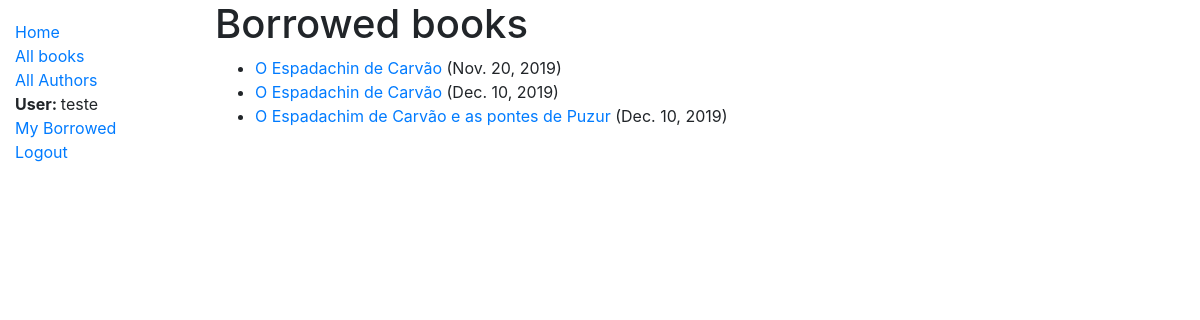
/catalog/mybooks/ (signed in), run on the app's committed database.
### catalog/models.py (models this page shows, shortened)
class BookInstance(models.Model):
    id = models.UUIDField(primary_key=True, default=uuid.uuid4, help_text='Unique ID for this particular book across whole library')
    book = models.ForeignKey('Book', on_delete=models.SET_NULL, null=True)
    imprint = models.CharField(max_length=200)
    due_back = models.DateField(null=True, blank=True)
    LOAN_STATUS = (
        ('m', 'Maintenance'),
        ('o', 'On loan'),
        ('a', 'Available'),
        ('r', 'Reserved'),
    )
    status = models.CharField(
        max_length=1,
        choices=LOAN_STATUS,
        blank=True,
        default='m',
        help_text='Book availability',
    )
    borrower = models.ForeignKey(User, on_delete=models.SET_NULL, null=True, blank=True)
    @property
    def is_overdue(self):
        if self.due_back and date.today() > self.due_back:
            return True
        return False
    class Meta:
        ordering = ['due_back']
        permissions = (("can_mark_returned", "Set book as returned"),)

class Book(models.Model):
    title = models.CharField(max_length=200)
    author = models.ForeignKey('Author', on_delete=models.SET_NULL, null=True)
    summary = models.TextField(max_length=1000, help_text='Enter a brief description of the book')
    isbn = models.CharField('ISBN', max_length=13, help_text='13 Character <a href="https://www.isbn-international.org/content/what-isbn">ISBN number</a>')
    genre = models.ManyToManyField(Genre, help_text='Select a genre for this book')
    language = models.ForeignKey('Language', on_delete=models.SET_NULL, null=True)

### catalog/views.py (the view)
# urls.py: path('mybooks/', views.LoanedBooksByUserListView.as_view(), name='my-borrowed'),
class LoanedBooksByUserListView(LoginRequiredMixin,generic.ListView):
    model = BookInstance
    template_name ='catalog/bookinstance_list_borrowed_user.html'
    paginate_by = 10
    def get_queryset(self):
        return BookInstance.objects.filter(borrower=self.request.user).filter(status__exact='o').order_by('due_back')

### catalog/templates/catalog/bookinstance_list_borrowed_user.html
{% extends "base_generic.html" %}
{% block content %}
    <h1>Borrowed books</h1>
    {% if bookinstance_list %}
    <ul>
      {% for bookinst in bookinstance_list %}
      <li class="{% if bookinst.is_overdue %}text-danger{% endif %}">
        <a href="{% url 'book-detail' bookinst.book.pk %}">{{bookinst.book.title}}</a> ({{ bookinst.due_back }})
      </li>
      {% endfor %}
    </ul>
    {% else %}
      <p>There are no books borrowed.</p>
    {% endif %}
{% endblock %}

### catalog/templates/base_generic.html (shortened to what this page needs)
<!DOCTYPE html>
<html lang="en">
<head>
  <link rel="stylesheet" href="https://stackpath.bootstrapcdn.com/bootstrap/4.1.3/css/bootstrap.min.css">
  {% load static %}
  <link rel="stylesheet" href="{% static 'css/styles.css' %}">
</head>
<body>
  <div class="container-fluid">
    <div class="row">
      <div class="col-sm-2">
      {% block sidebar %}
        <ul class="sidebar-nav">
          <li><a href="{% url 'index' %}">Home</a></li>
          <li><a href="{% url 'books' %}">All books</a></li>
          <li><a href="{% url 'authors' %}">All Authors</a></li>
          {% if user.is_authenticated %}
          <li><strong>User: </strong>{{ user.get_username }}</li>
          <li><a href="{% url 'my-borrowed' %}">My Borrowed</a></li>
          <li><a href="{% url 'logout'%}?next={{request.path}}">Logout</a></li>
          {% else %}
          <li><a href="{% url 'login'%}?next={{request.path}}">Login</a></li>
        {% endif %}
    </ul>
     {% endblock %}
      </div>
      <div class="col-sm-10 ">{% block content %}{% endblock %}</div>
    </div>
  </div>
</body>
</html>

### catalog/static/css/styles.css (style rules this page uses)
.sidebar-nav { margin-top: 20px; padding: 0; list-style: none; }

### data on the page
BookInstance: book "O Espadachin de Carvão", due_back "Nov. 20, 2019"
BookInstance: book "O Espadachin de Carvão", due_back "Dec. 10, 2019"
BookInstance: book "O Espadachim de Carvão e as pontes de Puzur", due_back "Dec. 10, 2019"

### other printed values
{{ user.get_username }} "teste"
